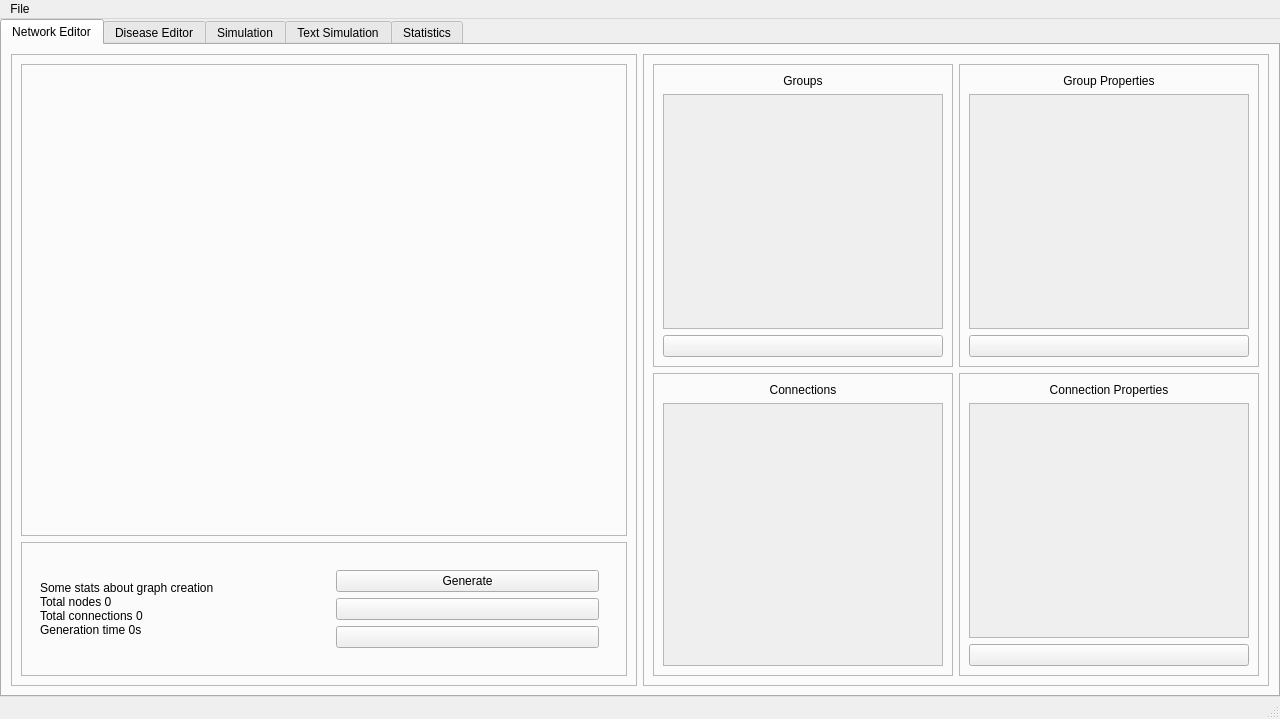
<?xml version="1.0" encoding="UTF-8"?>
<ui version="4.0">
 <class>MainWindow</class>
 <widget class="QMainWindow" name="MainWindow">
  <property name="geometry">
   <rect>
    <x>0</x>
    <y>0</y>
    <width>1280</width>
    <height>719</height>
   </rect>
  </property>
  <property name="windowTitle">
   <string>MainWindow</string>
  </property>
  <property name="styleSheet">
   <string notr="true"/>
  </property>
  <widget class="QWidget" name="centralwidget">
   <property name="locale">
    <locale language="English" country="UnitedStates"/>
   </property>
   <layout class="QVBoxLayout" name="verticalLayout_4">
    <property name="leftMargin">
     <number>0</number>
    </property>
    <property name="topMargin">
     <number>0</number>
    </property>
    <property name="rightMargin">
     <number>0</number>
    </property>
    <property name="bottomMargin">
     <number>0</number>
    </property>
    <item>
     <widget class="QTabWidget" name="tabWidget">
      <property name="currentIndex">
       <number>0</number>
      </property>
      <widget class="QWidget" name="network_edit">
       <attribute name="title">
        <string>Network Editor</string>
       </attribute>
       <layout class="QHBoxLayout" name="horizontalLayout">
        <item>
         <widget class="QFrame" name="generate_frame">
          <property name="frameShape">
           <enum>QFrame::StyledPanel</enum>
          </property>
          <property name="frameShadow">
           <enum>QFrame::Raised</enum>
          </property>
          <layout class="QVBoxLayout" name="verticalLayout" stretch="5,1">
           <item>
            <widget class="QFrame" name="display_frame">
             <property name="frameShape">
              <enum>QFrame::StyledPanel</enum>
             </property>
             <property name="frameShadow">
              <enum>QFrame::Raised</enum>
             </property>
             <layout class="QHBoxLayout" name="horizontalLayout_3" stretch="3">
              <item>
               <widget class="QWidget" name="network_graph" native="true">
                <layout class="QVBoxLayout" name="verticalLayout_5"/>
               </widget>
              </item>
             </layout>
            </widget>
           </item>
           <item>
            <widget class="QFrame" name="info_frame">
             <property name="sizePolicy">
              <sizepolicy hsizetype="Preferred" vsizetype="Preferred">
               <horstretch>0</horstretch>
               <verstretch>0</verstretch>
              </sizepolicy>
             </property>
             <property name="frameShape">
              <enum>QFrame::StyledPanel</enum>
             </property>
             <property name="frameShadow">
              <enum>QFrame::Raised</enum>
             </property>
             <layout class="QHBoxLayout" name="horizontalLayout_4">
              <item>
               <widget class="QWidget" name="info_content" native="true">
                <layout class="QHBoxLayout" name="horizontalLayout_2">
                 <item>
                  <widget class="QLabel" name="network_stats">
                   <property name="text">
                    <string>Some stats about graph creation
Total nodes 0
Total connections 0
Generation time 0s</string>
                   </property>
                  </widget>
                 </item>
                 <item>
                  <widget class="QWidget" name="info_buttons" native="true">
                   <layout class="QVBoxLayout" name="verticalLayout_21">
                    <item>
                     <widget class="QPushButton" name="generate_button">
                      <property name="toolTip">
                       <string>&lt;html&gt;&lt;head/&gt;&lt;body&gt;&lt;p&gt;(Re-)Generate the network image&lt;/p&gt;&lt;/body&gt;&lt;/html&gt;</string>
                      </property>
                      <property name="styleSheet">
                       <string notr="true"/>
                      </property>
                      <property name="text">
                       <string>Generate</string>
                      </property>
                      <property name="autoDefault">
                       <bool>false</bool>
                      </property>
                      <property name="default">
                       <bool>false</bool>
                      </property>
                      <property name="flat">
                       <bool>false</bool>
                      </property>
                     </widget>
                    </item>
                    <item>
                     <widget class="QPushButton" name="open_in_browser_button">
                      <property name="text">
                       <string/>
                      </property>
                      <property name="icon">
                       <iconset>
                        <normaloff>../../assets/web.png</normaloff>../../assets/web.png</iconset>
                      </property>
                     </widget>
                    </item>
                    <item>
                     <widget class="QPushButton" name="reload_view">
                      <property name="text">
                       <string/>
                      </property>
                      <property name="icon">
                       <iconset>
                        <normaloff>../../assets/reload.png</normaloff>../../assets/reload.png</iconset>
                      </property>
                     </widget>
                    </item>
                   </layout>
                  </widget>
                 </item>
                </layout>
               </widget>
              </item>
             </layout>
            </widget>
           </item>
          </layout>
         </widget>
        </item>
        <item>
         <widget class="QFrame" name="select_frame">
          <property name="frameShape">
           <enum>QFrame::StyledPanel</enum>
          </property>
          <property name="frameShadow">
           <enum>QFrame::Raised</enum>
          </property>
          <layout class="QGridLayout" name="gridLayout" rowstretch="0,0" columnstretch="4,0,0,4">
           <item row="1" column="3">
            <widget class="QFrame" name="connection_properties_frame">
             <property name="frameShape">
              <enum>QFrame::StyledPanel</enum>
             </property>
             <property name="frameShadow">
              <enum>QFrame::Raised</enum>
             </property>
             <layout class="QVBoxLayout" name="verticalLayout_9" stretch="0,9,1">
              <item>
               <widget class="QLabel" name="con_prop_label">
                <property name="text">
                 <string>Connection Properties</string>
                </property>
                <property name="alignment">
                 <set>Qt::AlignHCenter|Qt::AlignTop</set>
                </property>
               </widget>
              </item>
              <item>
               <widget class="QScrollArea" name="connection_properties">
                <property name="sizePolicy">
                 <sizepolicy hsizetype="Expanding" vsizetype="Expanding">
                  <horstretch>3</horstretch>
                  <verstretch>0</verstretch>
                 </sizepolicy>
                </property>
                <property name="styleSheet">
                 <string notr="true"/>
                </property>
                <property name="widgetResizable">
                 <bool>true</bool>
                </property>
                <widget class="QWidget" name="connection_properties_content">
                 <property name="geometry">
                  <rect>
                   <x>0</x>
                   <y>0</y>
                   <width>277</width>
                   <height>224</height>
                  </rect>
                 </property>
                 <layout class="QFormLayout" name="formLayout_3"/>
                </widget>
               </widget>
              </item>
              <item>
               <widget class="QPushButton" name="save_connections_btn">
                <property name="text">
                 <string/>
                </property>
                <property name="icon">
                 <iconset>
                  <normalon>../../assets/save.png</normalon>
                 </iconset>
                </property>
               </widget>
              </item>
             </layout>
            </widget>
           </item>
           <item row="0" column="0" colspan="3">
            <widget class="QFrame" name="group_list_frame">
             <property name="frameShape">
              <enum>QFrame::StyledPanel</enum>
             </property>
             <property name="frameShadow">
              <enum>QFrame::Raised</enum>
             </property>
             <layout class="QVBoxLayout" name="verticalLayout_2" stretch="0,1,0">
              <item>
               <widget class="QLabel" name="group_label">
                <property name="text">
                 <string>Groups</string>
                </property>
                <property name="alignment">
                 <set>Qt::AlignHCenter|Qt::AlignTop</set>
                </property>
               </widget>
              </item>
              <item>
               <widget class="QScrollArea" name="group_list">
                <property name="sizePolicy">
                 <sizepolicy hsizetype="Expanding" vsizetype="Expanding">
                  <horstretch>2</horstretch>
                  <verstretch>0</verstretch>
                 </sizepolicy>
                </property>
                <property name="styleSheet">
                 <string notr="true"/>
                </property>
                <property name="widgetResizable">
                 <bool>true</bool>
                </property>
                <widget class="QWidget" name="group_list_content">
                 <property name="geometry">
                  <rect>
                   <x>0</x>
                   <y>0</y>
                   <width>278</width>
                   <height>224</height>
                  </rect>
                 </property>
                 <property name="layoutDirection">
                  <enum>Qt::LeftToRight</enum>
                 </property>
                 <property name="styleSheet">
                  <string notr="true"/>
                 </property>
                 <layout class="QVBoxLayout" name="verticalLayout_3"/>
                </widget>
               </widget>
              </item>
              <item>
               <widget class="QPushButton" name="new_group_btn">
                <property name="sizePolicy">
                 <sizepolicy hsizetype="Minimum" vsizetype="Fixed">
                  <horstretch>0</horstretch>
                  <verstretch>0</verstretch>
                 </sizepolicy>
                </property>
                <property name="baseSize">
                 <size>
                  <width>0</width>
                  <height>0</height>
                 </size>
                </property>
                <property name="text">
                 <string/>
                </property>
                <property name="icon">
                 <iconset>
                  <normalon>../../assets/add.png</normalon>
                 </iconset>
                </property>
                <property name="checkable">
                 <bool>true</bool>
                </property>
                <property name="flat">
                 <bool>false</bool>
                </property>
               </widget>
              </item>
             </layout>
            </widget>
           </item>
           <item row="1" column="0" colspan="3">
            <widget class="QFrame" name="connection_list_frame">
             <property name="frameShape">
              <enum>QFrame::StyledPanel</enum>
             </property>
             <property name="frameShadow">
              <enum>QFrame::Raised</enum>
             </property>
             <layout class="QVBoxLayout" name="verticalLayout_8">
              <item>
               <widget class="QLabel" name="con_label">
                <property name="text">
                 <string>Connections</string>
                </property>
                <property name="alignment">
                 <set>Qt::AlignHCenter|Qt::AlignTop</set>
                </property>
               </widget>
              </item>
              <item>
               <widget class="QScrollArea" name="connection_list">
                <property name="sizePolicy">
                 <sizepolicy hsizetype="Expanding" vsizetype="Expanding">
                  <horstretch>2</horstretch>
                  <verstretch>0</verstretch>
                 </sizepolicy>
                </property>
                <property name="styleSheet">
                 <string notr="true"/>
                </property>
                <property name="widgetResizable">
                 <bool>true</bool>
                </property>
                <property name="alignment">
                 <set>Qt::AlignLeading|Qt::AlignLeft|Qt::AlignTop</set>
                </property>
                <widget class="QWidget" name="connection_list_content">
                 <property name="geometry">
                  <rect>
                   <x>0</x>
                   <y>0</y>
                   <width>278</width>
                   <height>254</height>
                  </rect>
                 </property>
                 <layout class="QVBoxLayout" name="verticalLayout_6"/>
                </widget>
               </widget>
              </item>
             </layout>
            </widget>
           </item>
           <item row="0" column="3">
            <widget class="QFrame" name="group_properties_frame">
             <property name="frameShape">
              <enum>QFrame::StyledPanel</enum>
             </property>
             <property name="frameShadow">
              <enum>QFrame::Raised</enum>
             </property>
             <layout class="QVBoxLayout" name="verticalLayout_7">
              <item>
               <widget class="QLabel" name="group_prop_label">
                <property name="text">
                 <string>Group Properties</string>
                </property>
                <property name="alignment">
                 <set>Qt::AlignHCenter|Qt::AlignTop</set>
                </property>
               </widget>
              </item>
              <item>
               <widget class="QScrollArea" name="group_properties">
                <property name="sizePolicy">
                 <sizepolicy hsizetype="Expanding" vsizetype="Expanding">
                  <horstretch>3</horstretch>
                  <verstretch>0</verstretch>
                 </sizepolicy>
                </property>
                <property name="widgetResizable">
                 <bool>true</bool>
                </property>
                <property name="alignment">
                 <set>Qt::AlignLeading|Qt::AlignLeft|Qt::AlignVCenter</set>
                </property>
                <widget class="QWidget" name="group_properties_content">
                 <property name="geometry">
                  <rect>
                   <x>0</x>
                   <y>0</y>
                   <width>277</width>
                   <height>224</height>
                  </rect>
                 </property>
                 <layout class="QFormLayout" name="formLayout_4"/>
                </widget>
               </widget>
              </item>
              <item>
               <widget class="QPushButton" name="save_properties_btn">
                <property name="enabled">
                 <bool>true</bool>
                </property>
                <property name="text">
                 <string/>
                </property>
                <property name="icon">
                 <iconset>
                  <normalon>../../assets/save.png</normalon>
                 </iconset>
                </property>
               </widget>
              </item>
             </layout>
            </widget>
           </item>
          </layout>
         </widget>
        </item>
       </layout>
      </widget>
      <widget class="QWidget" name="disease_edit">
       <attribute name="title">
        <string>Disease Editor</string>
       </attribute>
       <layout class="QVBoxLayout" name="verticalLayout_12">
        <item>
         <widget class="QFrame" name="disease_frame">
          <property name="frameShape">
           <enum>QFrame::StyledPanel</enum>
          </property>
          <property name="frameShadow">
           <enum>QFrame::Raised</enum>
          </property>
          <layout class="QVBoxLayout" name="verticalLayout_10">
           <item>
            <widget class="QScrollArea" name="disease_list">
             <property name="sizePolicy">
              <sizepolicy hsizetype="Preferred" vsizetype="Preferred">
               <horstretch>0</horstretch>
               <verstretch>0</verstretch>
              </sizepolicy>
             </property>
             <property name="lineWidth">
              <number>4</number>
             </property>
             <property name="midLineWidth">
              <number>4</number>
             </property>
             <property name="widgetResizable">
              <bool>true</bool>
             </property>
             <property name="alignment">
              <set>Qt::AlignLeading|Qt::AlignLeft|Qt::AlignTop</set>
             </property>
             <widget class="QWidget" name="disease_content">
              <property name="geometry">
               <rect>
                <x>0</x>
                <y>0</y>
                <width>98</width>
                <height>28</height>
               </rect>
              </property>
             </widget>
            </widget>
           </item>
          </layout>
         </widget>
        </item>
       </layout>
      </widget>
      <widget class="QWidget" name="simulation">
       <attribute name="title">
        <string>Simulation</string>
       </attribute>
       <layout class="QVBoxLayout" name="verticalLayout_15">
        <item>
         <widget class="QFrame" name="simulation_frame">
          <property name="frameShape">
           <enum>QFrame::StyledPanel</enum>
          </property>
          <property name="frameShadow">
           <enum>QFrame::Raised</enum>
          </property>
          <layout class="QVBoxLayout" name="verticalLayout_13" stretch="1,20">
           <item>
            <widget class="QWidget" name="widget" native="true">
             <layout class="QHBoxLayout" name="horizontalLayout_8" stretch="1,1,20">
              <item>
               <widget class="QPushButton" name="open_browser_button">
                <property name="sizePolicy">
                 <sizepolicy hsizetype="Expanding" vsizetype="Expanding">
                  <horstretch>0</horstretch>
                  <verstretch>0</verstretch>
                 </sizepolicy>
                </property>
                <property name="minimumSize">
                 <size>
                  <width>50</width>
                  <height>0</height>
                 </size>
                </property>
                <property name="text">
                 <string/>
                </property>
                <property name="icon">
                 <iconset>
                  <normaloff>../../assets/web.png</normaloff>../../assets/web.png</iconset>
                </property>
               </widget>
              </item>
              <item>
               <widget class="QPushButton" name="reload_sim">
                <property name="sizePolicy">
                 <sizepolicy hsizetype="Expanding" vsizetype="Expanding">
                  <horstretch>0</horstretch>
                  <verstretch>0</verstretch>
                 </sizepolicy>
                </property>
                <property name="minimumSize">
                 <size>
                  <width>50</width>
                  <height>0</height>
                 </size>
                </property>
                <property name="text">
                 <string/>
                </property>
                <property name="icon">
                 <iconset>
                  <normaloff>../../assets/reload.png</normaloff>../../assets/reload.png</iconset>
                </property>
               </widget>
              </item>
              <item>
               <spacer name="horizontalSpacer">
                <property name="orientation">
                 <enum>Qt::Horizontal</enum>
                </property>
                <property name="sizeHint" stdset="0">
                 <size>
                  <width>0</width>
                  <height>20</height>
                 </size>
                </property>
               </spacer>
              </item>
             </layout>
            </widget>
           </item>
           <item>
            <widget class="QWidget" name="simulation_view" native="true">
             <layout class="QVBoxLayout" name="verticalLayout_11"/>
            </widget>
           </item>
          </layout>
         </widget>
        </item>
       </layout>
      </widget>
      <widget class="QWidget" name="simulation_stats">
       <attribute name="title">
        <string>Text Simulation</string>
       </attribute>
       <layout class="QVBoxLayout" name="verticalLayout_14">
        <item>
         <widget class="QFrame" name="simulation_stats_frame">
          <property name="frameShape">
           <enum>QFrame::StyledPanel</enum>
          </property>
          <property name="frameShadow">
           <enum>QFrame::Raised</enum>
          </property>
          <layout class="QVBoxLayout" name="verticalLayout_17" stretch="10,1">
           <item>
            <widget class="QScrollArea" name="stats_list">
             <property name="widgetResizable">
              <bool>true</bool>
             </property>
             <property name="alignment">
              <set>Qt::AlignLeading|Qt::AlignLeft|Qt::AlignTop</set>
             </property>
             <widget class="QWidget" name="stats_content">
              <property name="geometry">
               <rect>
                <x>0</x>
                <y>0</y>
                <width>1234</width>
                <height>497</height>
               </rect>
              </property>
             </widget>
            </widget>
           </item>
           <item>
            <widget class="QWidget" name="control_info_widget" native="true">
             <layout class="QVBoxLayout" name="verticalLayout_16">
              <item>
               <widget class="QWidget" name="control_widget" native="true">
                <layout class="QHBoxLayout" name="horizontalLayout_5" stretch="10,1,1,1,1,1,10">
                 <item>
                  <spacer name="horizontalSpacer_3">
                   <property name="orientation">
                    <enum>Qt::Horizontal</enum>
                   </property>
                   <property name="sizeHint" stdset="0">
                    <size>
                     <width>40</width>
                     <height>20</height>
                    </size>
                   </property>
                  </spacer>
                 </item>
                 <item>
                  <widget class="QPushButton" name="reset_button">
                   <property name="sizePolicy">
                    <sizepolicy hsizetype="Expanding" vsizetype="Expanding">
                     <horstretch>0</horstretch>
                     <verstretch>0</verstretch>
                    </sizepolicy>
                   </property>
                   <property name="minimumSize">
                    <size>
                     <width>50</width>
                     <height>0</height>
                    </size>
                   </property>
                   <property name="text">
                    <string/>
                   </property>
                   <property name="icon">
                    <iconset>
                     <normalon>../../assets/restart.png</normalon>
                    </iconset>
                   </property>
                   <property name="iconSize">
                    <size>
                     <width>16</width>
                     <height>16</height>
                    </size>
                   </property>
                  </widget>
                 </item>
                 <item>
                  <widget class="QPushButton" name="decrease_button">
                   <property name="sizePolicy">
                    <sizepolicy hsizetype="Expanding" vsizetype="Expanding">
                     <horstretch>0</horstretch>
                     <verstretch>0</verstretch>
                    </sizepolicy>
                   </property>
                   <property name="minimumSize">
                    <size>
                     <width>50</width>
                     <height>0</height>
                    </size>
                   </property>
                   <property name="text">
                    <string/>
                   </property>
                   <property name="icon">
                    <iconset>
                     <normalon>../../assets/rewind.png</normalon>
                    </iconset>
                   </property>
                  </widget>
                 </item>
                 <item>
                  <widget class="QPushButton" name="start_stop_button">
                   <property name="sizePolicy">
                    <sizepolicy hsizetype="Expanding" vsizetype="Expanding">
                     <horstretch>0</horstretch>
                     <verstretch>0</verstretch>
                    </sizepolicy>
                   </property>
                   <property name="minimumSize">
                    <size>
                     <width>50</width>
                     <height>0</height>
                    </size>
                   </property>
                   <property name="text">
                    <string/>
                   </property>
                   <property name="icon">
                    <iconset>
                     <normalon>../../assets/play.png</normalon>
                    </iconset>
                   </property>
                  </widget>
                 </item>
                 <item>
                  <widget class="QPushButton" name="increase_button">
                   <property name="sizePolicy">
                    <sizepolicy hsizetype="Expanding" vsizetype="Expanding">
                     <horstretch>0</horstretch>
                     <verstretch>0</verstretch>
                    </sizepolicy>
                   </property>
                   <property name="minimumSize">
                    <size>
                     <width>50</width>
                     <height>0</height>
                    </size>
                   </property>
                   <property name="text">
                    <string/>
                   </property>
                   <property name="icon">
                    <iconset>
                     <normalon>../../assets/forward.png</normalon>
                    </iconset>
                   </property>
                  </widget>
                 </item>
                 <item>
                  <widget class="QPushButton" name="save_button">
                   <property name="sizePolicy">
                    <sizepolicy hsizetype="Expanding" vsizetype="Expanding">
                     <horstretch>0</horstretch>
                     <verstretch>0</verstretch>
                    </sizepolicy>
                   </property>
                   <property name="minimumSize">
                    <size>
                     <width>50</width>
                     <height>0</height>
                    </size>
                   </property>
                   <property name="text">
                    <string/>
                   </property>
                   <property name="icon">
                    <iconset>
                     <normalon>../../assets/save.png</normalon>
                    </iconset>
                   </property>
                  </widget>
                 </item>
                 <item>
                  <spacer name="horizontalSpacer_4">
                   <property name="orientation">
                    <enum>Qt::Horizontal</enum>
                   </property>
                   <property name="sizeHint" stdset="0">
                    <size>
                     <width>40</width>
                     <height>20</height>
                    </size>
                   </property>
                  </spacer>
                 </item>
                </layout>
               </widget>
              </item>
              <item>
               <widget class="QWidget" name="info_widget" native="true">
                <layout class="QHBoxLayout" name="horizontalLayout_6">
                 <item>
                  <widget class="QLabel" name="step_label">
                   <property name="text">
                    <string>Step: 0</string>
                   </property>
                  </widget>
                 </item>
                 <item>
                  <widget class="QLabel" name="speed_label">
                   <property name="text">
                    <string>Simulation speed: 0</string>
                   </property>
                   <property name="alignment">
                    <set>Qt::AlignRight|Qt::AlignTrailing|Qt::AlignVCenter</set>
                   </property>
                   <property name="indent">
                    <number>20</number>
                   </property>
                  </widget>
                 </item>
                </layout>
               </widget>
              </item>
             </layout>
            </widget>
           </item>
          </layout>
         </widget>
        </item>
       </layout>
      </widget>
      <widget class="QWidget" name="stats_view">
       <attribute name="title">
        <string>Statistics</string>
       </attribute>
       <layout class="QVBoxLayout" name="verticalLayout_20">
        <item>
         <widget class="QFrame" name="stats_frame">
          <property name="frameShape">
           <enum>QFrame::StyledPanel</enum>
          </property>
          <property name="frameShadow">
           <enum>QFrame::Raised</enum>
          </property>
          <layout class="QVBoxLayout" name="verticalLayout_19" stretch="1,20">
           <item>
            <widget class="QWidget" name="browser_contorl" native="true">
             <layout class="QHBoxLayout" name="horizontalLayout_7" stretch="1,1,20">
              <item>
               <widget class="QPushButton" name="open_view_in_browser">
                <property name="sizePolicy">
                 <sizepolicy hsizetype="Expanding" vsizetype="Expanding">
                  <horstretch>0</horstretch>
                  <verstretch>0</verstretch>
                 </sizepolicy>
                </property>
                <property name="minimumSize">
                 <size>
                  <width>50</width>
                  <height>0</height>
                 </size>
                </property>
                <property name="text">
                 <string/>
                </property>
                <property name="icon">
                 <iconset>
                  <normaloff>../../assets/web.png</normaloff>../../assets/web.png</iconset>
                </property>
               </widget>
              </item>
              <item>
               <widget class="QPushButton" name="reload_stats">
                <property name="sizePolicy">
                 <sizepolicy hsizetype="Expanding" vsizetype="Expanding">
                  <horstretch>0</horstretch>
                  <verstretch>0</verstretch>
                 </sizepolicy>
                </property>
                <property name="minimumSize">
                 <size>
                  <width>50</width>
                  <height>0</height>
                 </size>
                </property>
                <property name="text">
                 <string/>
                </property>
                <property name="icon">
                 <iconset>
                  <normaloff>../../assets/reload.png</normaloff>../../assets/reload.png</iconset>
                </property>
               </widget>
              </item>
              <item>
               <spacer name="horizontalSpacer_2">
                <property name="orientation">
                 <enum>Qt::Horizontal</enum>
                </property>
                <property name="sizeHint" stdset="0">
                 <size>
                  <width>40</width>
                  <height>20</height>
                 </size>
                </property>
               </spacer>
              </item>
             </layout>
            </widget>
           </item>
           <item>
            <widget class="QWidget" name="stat_view_widget" native="true">
             <layout class="QVBoxLayout" name="verticalLayout_18"/>
            </widget>
           </item>
          </layout>
         </widget>
        </item>
       </layout>
      </widget>
     </widget>
    </item>
   </layout>
  </widget>
  <widget class="QMenuBar" name="menubar">
   <property name="geometry">
    <rect>
     <x>0</x>
     <y>0</y>
     <width>1280</width>
     <height>21</height>
    </rect>
   </property>
   <property name="locale">
    <locale language="English" country="UnitedStates"/>
   </property>
   <widget class="QMenu" name="menuFile">
    <property name="title">
     <string>File</string>
    </property>
    <widget class="QMenu" name="menuNew_from_template">
     <property name="title">
      <string>New from template</string>
     </property>
    </widget>
    <addaction name="actionNew"/>
    <addaction name="menuNew_from_template"/>
    <addaction name="actionSave"/>
    <addaction name="actionOpen"/>
   </widget>
   <addaction name="menuFile"/>
  </widget>
  <widget class="QStatusBar" name="statusbar">
   <property name="locale">
    <locale language="English" country="UnitedStates"/>
   </property>
  </widget>
  <action name="actionSave">
   <property name="text">
    <string>Save</string>
   </property>
   <property name="iconText">
    <string>Save</string>
   </property>
   <property name="toolTip">
    <string>Save</string>
   </property>
   <property name="shortcut">
    <string>Ctrl+S</string>
   </property>
  </action>
  <action name="actionOpen">
   <property name="text">
    <string>Open</string>
   </property>
   <property name="shortcut">
    <string>Ctrl+O</string>
   </property>
  </action>
  <action name="actionImport">
   <property name="text">
    <string>Import Network</string>
   </property>
   <property name="shortcut">
    <string>Ctrl+I</string>
   </property>
  </action>
  <action name="actionExport">
   <property name="text">
    <string>Export Network</string>
   </property>
   <property name="shortcut">
    <string>Ctrl+E</string>
   </property>
  </action>
  <action name="actionExport_Image">
   <property name="text">
    <string>Export Image</string>
   </property>
   <property name="shortcut">
    <string>Ctrl+E</string>
   </property>
  </action>
  <action name="actionNew">
   <property name="text">
    <string>New</string>
   </property>
   <property name="shortcut">
    <string>Ctrl+N</string>
   </property>
  </action>
  <action name="actiontest">
   <property name="text">
    <string>test</string>
   </property>
  </action>
 </widget>
 <resources/>
 <connections/>
</ui>
